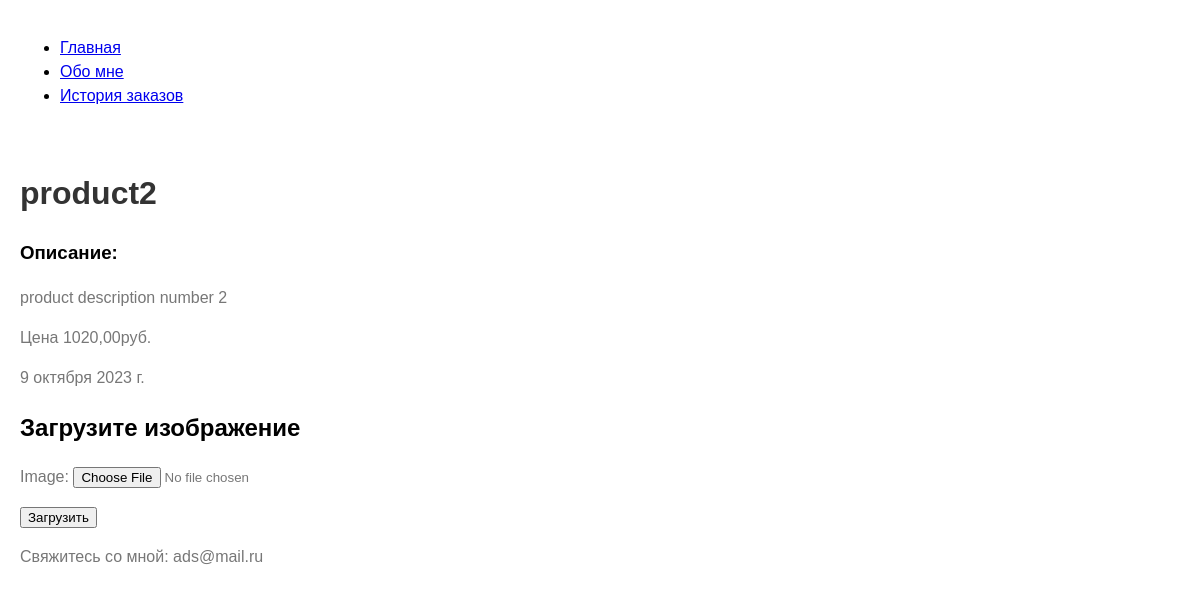
Page /product/3/ on the committed database.
### mystore/models.py (models this page shows)
class Product(models.Model):
    product_name = models.CharField(max_length=50)
    description = models.TextField()
    price = models.DecimalField(max_digits=8, decimal_places=2)
    quantity = models.IntegerField()
    date_added = models.DateField(auto_now=True)
    image = models.ImageField(default='')

### mystore/views.py (the view)
# urls.py: path('product/<int:pk>/', views.product, name='product'),
def product(request, pk):
    product = Product.objects.get(pk=pk)
    context = {'product': product,
               'form': ImageForm()}
    return render(request, "mystore/product.html", context)

### mystore/forms.py
class ImageForm(forms.Form):
    image = forms.ImageField()

### mystore/templates/mystore/product.html (shortened to what this page needs)
{% extends 'mystore/base.html' %}
{% block content %}
    <h1>{{ product.product_name }} {{ product.image }}</h1>
    <h3>Описание:</h3>
    <p>{{ product.description }}</p>
    <p>Цена {{ product.price }}руб.</p>
    <p>{{ product.date_added }}</p>
    <h2>Загрузите изображение</h2>
    <form action="/upload_image/{{ product.pk }}/" method="post" enctype="multipart/form-data">
        {{ form.as_p }}
    <button type="submit">Загрузить</button>
    </form>
{% endblock %}

### mystore/templates/mystore/base.html (style rules this page uses)
body { font-family: Arial, sans-serif; line-height: 1.5; margin: 0; padding: 20px; }
h1 { color: #333; }
p { color: #777; }

### rows in the picture
Product: product_name "product2", description "product description number 2", price "1020,00", date_added "9 октября 2023 г."
